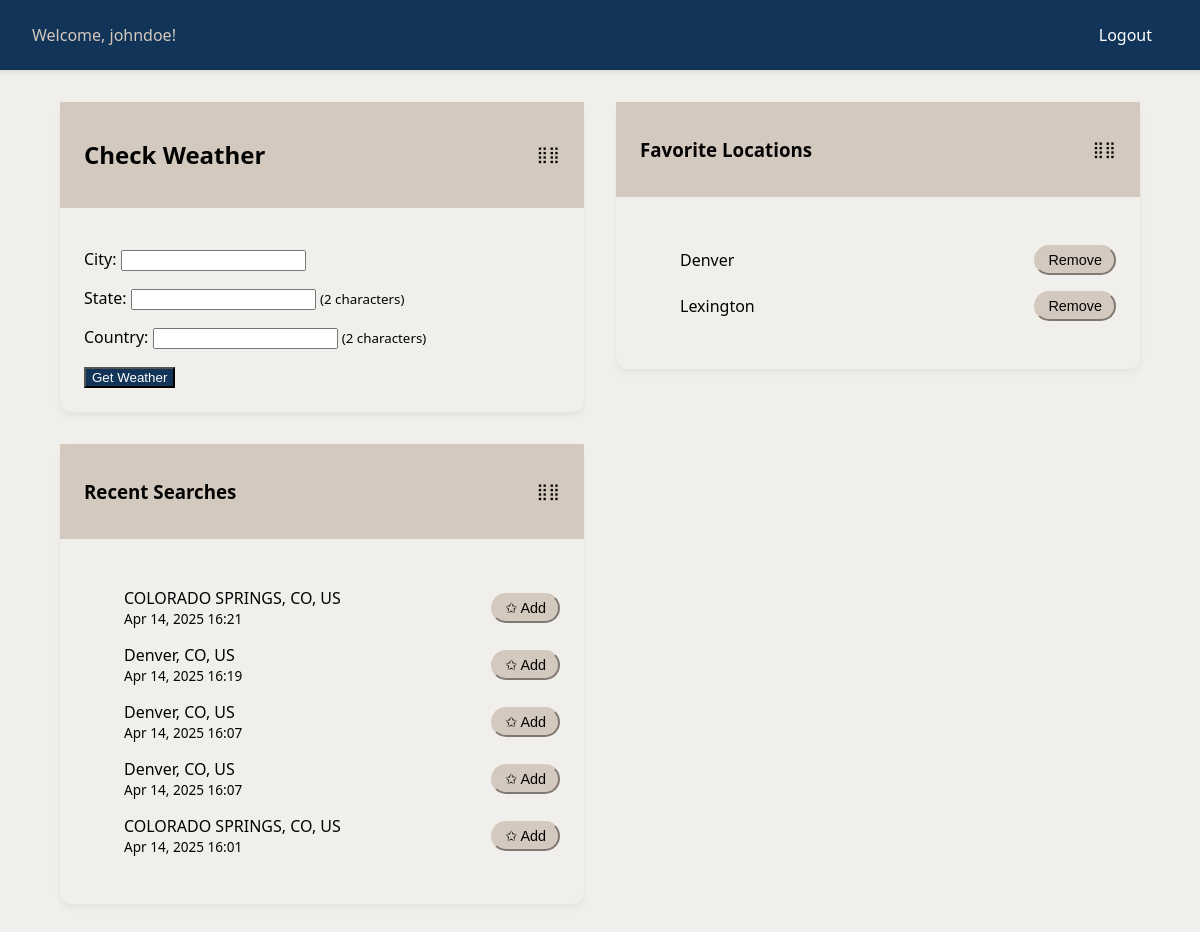
The app's page / (signed in), older data.
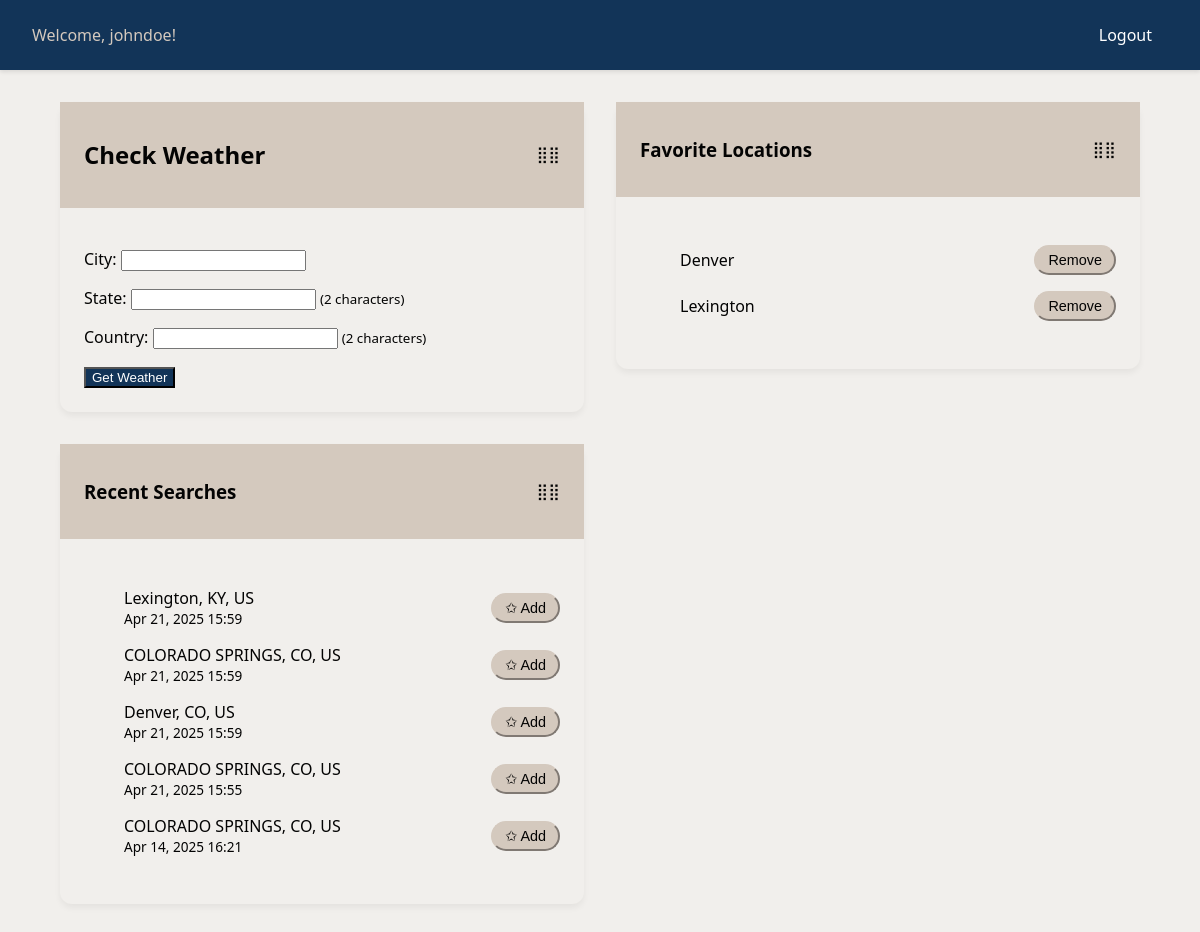
The same page, newer data.
### weatherapp/models.py (models this page shows, shortened)
class FavoriteLocation(models.Model):
    user = models.ForeignKey(User, on_delete=models.CASCADE, related_name='favorites')
    nickname = models.CharField(max_length=100, blank=True, null=True)
    city = models.CharField(max_length=100)
    state = models.CharField(max_length=100, blank=True, null=True)
    country = models.CharField(max_length=2, validators=[MinLengthValidator(2)])
    coordinates = models.CharField(max_length=50)
    created_at = models.DateTimeField(auto_now_add=True)
    class Meta:
        ordering = ['-created_at']
        unique_together = [['user', 'city', 'state', 'country']]

class SearchHistory(models.Model):
    user = models.ForeignKey(User, on_delete=models.CASCADE, related_name='searches')
    query = models.CharField(max_length=255)
    search_date = models.DateTimeField(auto_now_add=True)
    coordinates = models.CharField(max_length=50)
    city = models.CharField(max_length=100, blank=True, null=True)
    state = models.CharField(max_length=100, blank=True, null=True)
    country = models.CharField(max_length=2, blank=True, null=True)
    class Meta:
        ordering = ['-search_date']
        verbose_name_plural = 'Search Histories'

### weatherapp/views.py (the view)
# urls.py: path('', login_required(views.weather_view), name='weather_view'),
@login_required
def weather_view(request):
    context = {
        'recent_searches': request.user.searches.all().order_by('-search_date')[:5],
        'favorites': request.user.favorites.all().order_by('-created_at')
    }  # Initialize context
    if request.method == 'POST':
        form = WeatherForm(request.POST)
        if form.is_valid():
            city = form.cleaned_data['city']
            state = form.cleaned_data['state']
            country = form.cleaned_data['country']
            weather_data = fetch_weather(city, state, country)
            if 'error' in weather_data:
                form.add_error(None, weather_data['error'])
                context['form'] = form
                context['recent_searches'] = request.user.searches.all().order_by('-search_date')[:5]
                context['favorites'] = request.user.favorites.all().order_by('-created_at')
                return render(request, 'weatherapp/weather_form.html', context)
            else:
                lat, lon = get_coordinates(city, state, country)
                SearchHistory.objects.create(
                    user=request.user,
                    city=form.cleaned_data['city'],
                    state=form.cleaned_data['state'],
                    country=form.cleaned_data['country'],
                    coordinates=f"{lat},{lon}",
                    query=f"{city}, {state}, {country}"  # Optional, auto-populated
                )
                if None in (lat, lon):
                    lat, lon = 38.8339, -104.8214
                    logger.info(f"Using fallback coordinates for {city}")
                is_favorite = FavoriteLocation.objects.filter(
                    user=request.user,
                    city=city,
                    state=state,
                    country=country
                ).exists()
                context = {
                    'weather_info': weather_data,
                    'form_data': form.cleaned_data,
                    'map_context': {
                        'api_key': settings.OPENWEATHER_API_KEY,
                        'lat': lat,
                        'lon': lon
                    },
                    'is_favorite': is_favorite,
                    'favorites': request.user.favorites.all().order_by('-created_at')
                }
                return render(request, 'weatherapp/weather_result.html', context)
    else:
        form = WeatherForm()
        context['form'] = form
    context['recent_searches'] = request.user.searches.all().order_by('-search_date')[:5]
    context['favorites'] = request.user.favorites.all().order_by('-created_at')
    return render(request, 'weatherapp/weather_form.html', context)

### weatherapp/forms.py
class WeatherForm(forms.Form):
    city = forms.CharField(max_length=100)
    state = forms.CharField(max_length=2)
    country = forms.CharField(max_length=2)

### weatherapp/templates/weatherapp/weather_form.html (shortened to what this page needs)
{% extends "base.html" %}
{% block content %}
<div class="container">
  <div class="dashboard-grid">
    <div class="module weather-module" data-module="search" style="background-color: #F1EFEC;">
      <div class="module-header" style="background-color: #D4C9BE; border-bottom-color: #D4C9BE;">
        <h2 style="color: #030303;">Check Weather</h2>
        <span class="grip" style="color: #030303;">⣿⣿</span>
      </div>
      <div class="module-content">
        <form id="weather-form" method="post">
          <p>
            {{ form.city.label_tag }} <input type="text" name="city" id="city" value="{{ form.city.value|default:'' }}">
          </p>
          <p>
            {{ form.state.label_tag }} <input type="text" name="state" id="state" value="{{ form.state.value|default:'' }}">
            <small>(2 characters)</small>
          </p>
          <p>
            {{ form.country.label_tag }} <input type="text" name="country" id="country" value="{{ form.country.value|default:'' }}">
            <small>(2 characters)</small>
          </p>
          <button type="submit" class="btn-submit" style="background-color: #123458; color: white;">Get Weather</button>
        </form>
      </div>
    </div>
    <div class="module favorites-module" data-module="favorites" style="background-color: #F1EFEC;">
      <div class="module-header" style="background-color: #D4C9BE; border-bottom-color: #D4C9BE;">
        <h3 style="color: #030303;">Favorite Locations</h3>
        <span class="grip" style="color: #030303;">⣿⣿</span>
      </div>
      <div class="module-content">
        {% if favorites %}
        <ul class="favorites-list">
          {% for favorite in favorites %}
          <li class="favorite-item">
            <a href="#" class="favorite-link"
               data-city="{{ favorite.city }}"
               data-state="{{ favorite.state }}"
               data-country="{{ favorite.country }}"
               style="color: #030303;">
              {{ favorite.nickname|default:favorite.city }}
            </a>
            <button class="favorite-toggle btn-remove"
                    data-action="{% url 'remove_favorite_location' %}"
                    data-city="{{ favorite.city }}"
                    data-state="{{ favorite.state }}"
                    data-country="{{ favorite.country }}"
                    style="background-color: #D4C9BE; border-color: #D4C9BE; color: #030303;">
              Remove
            </button>
          </li>
          {% endfor %}
        </ul>
        {% else %}
        <p class="no-favorites" style="color: #030303;">No favorite locations saved</p>
        {% endif %}
      </div>
    </div>
    <div class="module history-module" data-module="history" style="background-color: #F1EFEC;">
      <div class="module-header" style="background-color: #D4C9BE; border-bottom-color: #D4C9BE;">
        <h3 style="color: #030303;">Recent Searches</h3>
        <span class="grip" style="color: #030303;">⣿⣿</span>
      </div>
      <div class="module-content">
        {% if recent_searches %}
        <ul class="search-history-list">
          {% for search in recent_searches %}
          <li class="search-item">
            <a href="#" class="search-link"
               data-city="{{ search.city }}"
               data-state="{{ search.state }}"
               data-country="{{ search.country }}"
               style="color: #030303;">
              <span class="search-query">{{ search.query }}</span>
              <span class="search-date">{{ search.search_date|date:"M d, Y H:i" }}</span>
            </a>
            <button class="favorite-toggle"
                    data-action="{% url 'add_favorite_location' %}"
                    data-city="{{ search.city }}"
                    data-state="{{ search.state }}"
                    data-country="{{ search.country }}"
                    style="background-color: #D4C9BE; border-color: #D4C9BE; color: #030303;">
              <span class="btn-text">
                {% if search.is_favorite %}⭐ Remove{% else %}✩ Add{% endif %}
              </span>
            </button>
          </li>
          {% endfor %}
        </ul>
        {% else %}
        <p class="no-searches" style="color: #030303;">No recent searches found</p>
        {% endif %}
      </div>
    </div>
  </div>
</div>
{% endblock %}

### weatherapp/templates/base.html (shortened to what this page needs)
<!DOCTYPE html>
<html lang="en">
<head>
</head>
<body>
    <nav>
        <ul>
            {% if user.is_authenticated %}
                <li class="user-greeting">Welcome, {{ user.username }}!</li>
                <li>
                    <form action="{% url 'logout' %}" method="post" class="logout-form">
                        <button type="submit" style="
                            background: none;
                            border: none;
                            color: white;
                            cursor: pointer;
                            padding: 0.5rem 1rem;
                            font: inherit;
                        ">Logout</button>
                    </form>
                </li>
            {% else %}
                <li><a href="{% url 'login' %}">Login</a></li>
                <li><a href="{% url 'register' %}">Register</a></li>
            {% endif %}
        </ul>
    </nav>
    {% block content %}
    {% endblock %}
</body>
</html>

### weatherapp/templates/base.html (style rules this page uses)
body { font-family: 'Segoe UI', Tahoma, Geneva, Verdana, sans-serif; background-color: #F1EFEC; color: #030303; margin: 0; padding: 0; min-height: 100vh; }
nav { background-color: #123458; padding: 1rem 2rem; box-shadow: 0 2px 4px rgba(0,0,0,0.1); }
nav ul { list-style: none; margin: 0; padding: 0; display: flex; align-items: center; gap: 1.5rem; }
.user-greeting { color: #D4C9BE; margin-right: auto; font-weight: 500; }

### weatherapp/templates/weatherapp/weather_form.html (style rules this page uses)
body { font-family: 'Segoe UI', Tahoma, Geneva, Verdana, sans-serif; background-color: #F1EFEC; color: #030303; margin: 0; padding: 0; min-height: 100vh; }
.container { width: 90%; max-width: 1400px; margin: 2rem auto; padding: 0; }
.dashboard-grid { display: grid; grid-template-columns: repeat(auto-fit, minmax(350px, 1fr)); gap: 2rem; align-items: start; }
.module { border-radius: 12px; box-shadow: 0 4px 6px rgba(0,0,0,0.05); transition: transform 0.2s ease; }
.module-header { padding: 1rem 1.5rem; border-bottom: 1px solid #D4C9BE; cursor: move; display: flex; justify-content: space-between; align-items: center; }
.grip { user-select: none; }
.module-content { padding: 1.5rem; }
.favorite-toggle { padding: 5px 12px; border-radius: 15px; cursor: pointer; transition: all 0.3s ease; margin-left: 10px; font-size: 0.9rem; }
.btn-remove { background-color: #D4C9BE; border-color: #D4C9BE; color: #030303; }
.favorite-item, .search-item { display: flex; align-items: center; justify-content: space-between; padding: 8px 0; }
.favorite-link, .search-link { flex-grow: 1; text-decoration: none; color: inherit; }
.search-link { display: flex; flex-direction: column; }
.search-date { font-size: 0.85em; color: #030303; }

Row changes from the older to the newer data that the page shows:
no longer on this page (row unchanged): SearchHistory: query "Denver, CO, US", search_date "Apr 14, 2025 16:19"
no longer on this page (row unchanged): SearchHistory: query "Denver, CO, US", search_date "Apr 14, 2025 16:07"
no longer on this page (row unchanged): SearchHistory: query "Denver, CO, US", search_date "Apr 14, 2025 16:07"
no longer on this page (row unchanged): SearchHistory: query "COLORADO SPRINGS, CO, US", search_date "Apr 14, 2025 16:01"
added SearchHistory: query "Lexington, KY, US", search_date "Apr 21, 2025 15:59"
added SearchHistory: query "COLORADO SPRINGS, CO, US", search_date "Apr 21, 2025 15:59"
added SearchHistory: query "Denver, CO, US", search_date "Apr 21, 2025 15:59"
added SearchHistory: query "COLORADO SPRINGS, CO, US", search_date "Apr 21, 2025 15:55"
